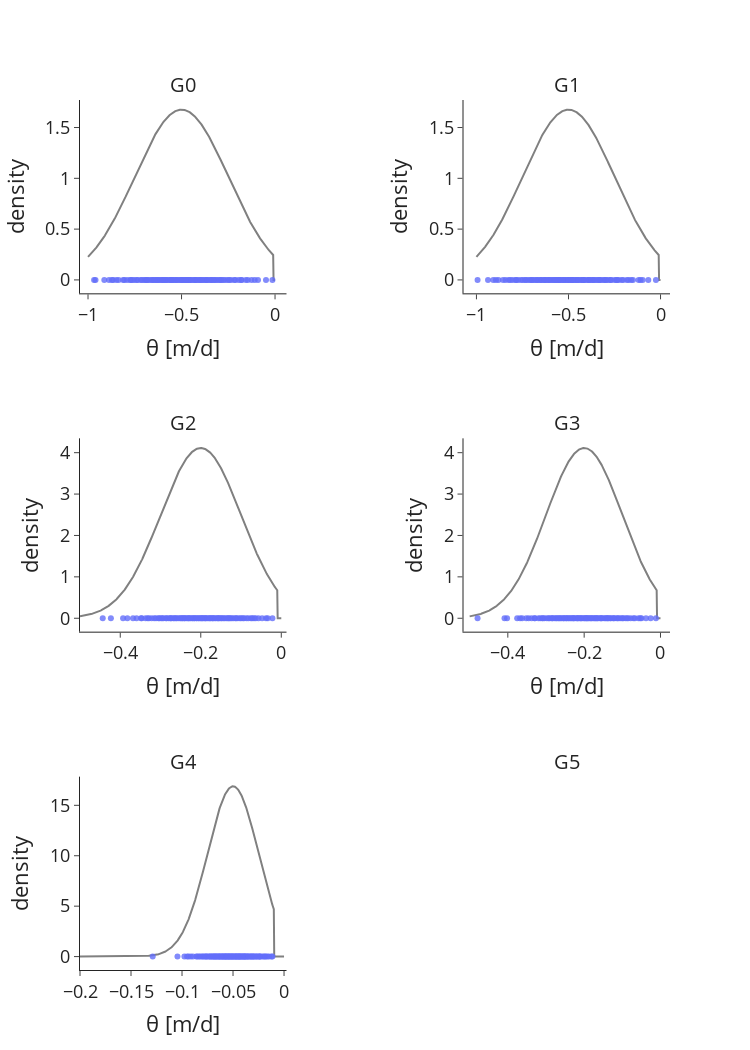

The cell this chart's notebook holds for it:
### Markdown cell above
Call `generate_samples` function, which takes the following inputs:
- `sampling_method` (default = latin hypercube sampling)
- `dist_type` (default = truncated normal)
- `rel_uncertainty` (default = 50% of parameter mean)

### Code cell
n_samples_idx = 3
n_samples = [10, 25, 50, 100, 200]

X = generate_samples(param_mean, param_bounds, param_group, n_samples[n_samples_idx], sampling_method='lhs', dist_type='truncated normal', rel_uncertainty=0.5, plot=True)

### Figure 1 — Plotly figure (JSON) as saved in the notebook; plotly's stock layout.template omitted (floating-point values rounded to 4 significant figures; data arrays with more than 128 entries replaced by an {"elided": "..."} marker saying what was removed)
{"data": [{"line": {"color": "grey", "dash": "solid"}, "mode": "lines", "name": "G0 pdf", "type": "scatter", "x": {"elided": "500 float values"}, "xaxis": "x", "y": {"elided": "500 float values"}, "yaxis": "y"}, {"marker": {"color": "#636EFA", "opacity": 0.8, "size": 6}, "mode": "markers", "name": "G0 samples", "type": "scatter", "x": [-0.6731, -0.4526, -0.4218, -0.8655, -0.4568, -0.5425, -0.04837, -0.9601, -0.3778, -0.8481, -0.5792, -0.3647, -0.6498, -0.3424, -0.2118, -0.37, -0.4013, -0.4682, -0.3871, -0.2655, -0.6627, -0.7707, -0.913, -0.836, -0.5906, -0.5139, -0.4833, -0.4031, -0.6343, -0.09115, -0.3911, -0.4948, -0.3619, -0.7515, -0.5343, -0.5547, -0.9677, -0.5983, -0.291, -0.7, -0.572, -0.1086, -0.4921, -0.3168, -0.6172, -0.8054, -0.7174, -0.2352, -0.3082, -0.5847, -0.6234, -0.8879, -0.8125, -0.4364, -0.7395, -0.1255, -0.7911, -0.4753, -0.1457, -0.7335, -0.5071, -0.4621, -0.7624, -0.2985, -0.253, -0.3394, -0.2756, -0.5284, -0.4125, -0.2181, -0.3503, -0.5469, -0.245, -0.01401, -0.4244, -0.5014, -0.3234, -0.1562, -0.524, -0.6558, -0.1818, -0.6313, -0.4294, -0.2855, -0.6084, -0.6948, -0.775, -0.5574, -0.1947, -0.4449, -0.8722, -0.4778, -0.6432, -0.7124, -0.6862, -0.6022, -0.5618, -0.3303, -0.6821, -0.1777], "xaxis": "x", "y": [0, 0, 0, 0, 0, 0, 0, 0, 0, 0, 0, 0, 0, 0, 0, 0, 0, 0, 0, 0, 0, 0, 0, 0, 0, 0, 0, 0, 0, 0, 0, 0, 0, 0, 0, 0, 0, 0, 0, 0, 0, 0, 0, 0, 0, 0, 0, 0, 0, 0, 0, 0, 0, 0, 0, 0, 0, 0, 0, 0, 0, 0, 0, 0, 0, 0, 0, 0, 0, 0, 0, 0, 0, 0, 0, 0, 0, 0, 0, 0, 0, 0, 0, 0, 0, 0, 0, 0, 0, 0, 0, 0, 0, 0, 0, 0, 0, 0, 0, 0], "yaxis": "y"}, {"line": {"color": "grey", "dash": "solid"}, "mode": "lines", "name": "G1 pdf", "type": "scatter", "x": {"elided": "500 float values"}, "xaxis": "x2", "y": {"elided": "500 float values"}, "yaxis": "y2"}, {"marker": {"color": "#636EFA", "opacity": 0.8, "size": 6}, "mode": "markers", "name": "G1 samples", "type": "scatter", "x": [-0.6976, -0.5986, -0.516, -0.5837, -0.5415, -0.1733, -0.2942, -0.02507, -0.5238, -0.3671, -0.7094, -0.464, -0.508, -0.3288, -0.6029, -0.6666, -0.361, -0.7365, -0.438, -0.7838, -0.7878, -0.5877, -0.7199, -0.7008, -0.3811, -0.212, -0.4911, -0.2024, -0.4702, -0.7581, -0.894, -0.4523, -0.5252, -0.3882, -0.9088, -0.6698, -0.3705, -0.2396, -0.8038, -0.1496, -0.3123, -0.6501, -0.4837, -0.5566, -0.6146, -0.3356, -0.1087, -0.09691, -0.6541, -0.8801, -0.5734, -0.4819, -0.4197, -0.3905, -0.6872, -0.5017, -0.5638, -0.4545, -0.6329, -0.3512, -0.7309, -0.9938, -0.7731, -0.4292, -0.6248, -0.2503, -0.3971, -0.1829, -0.3442, -0.2713, -0.6795, -0.5344, -0.4992, -0.1595, -0.3063, -0.4092, -0.06646, -0.5465, -0.6091, -0.5538, -0.3266, -0.7489, -0.937, -0.8421, -0.1192, -0.8556, -0.4757, -0.573, -0.4223, -0.6442, -0.8157, -0.2277, -0.445, -0.629, -0.2971, -0.2362, -0.8252, -0.2677, -0.2812, -0.4155], "xaxis": "x2", "y": [0, 0, 0, 0, 0, 0, 0, 0, 0, 0, 0, 0, 0, 0, 0, 0, 0, 0, 0, 0, 0, 0, 0, 0, 0, 0, 0, 0, 0, 0, 0, 0, 0, 0, 0, 0, 0, 0, 0, 0, 0, 0, 0, 0, 0, 0, 0, 0, 0, 0, 0, 0, 0, 0, 0, 0, 0, 0, 0, 0, 0, 0, 0, 0, 0, 0, 0, 0, 0, 0, 0, 0, 0, 0, 0, 0, 0, 0, 0, 0, 0, 0, 0, 0, 0, 0, 0, 0, 0, 0, 0, 0, 0, 0, 0, 0, 0, 0, 0, 0], "yaxis": "y2"}, {"line": {"color": "grey", "dash": "solid"}, "mode": "lines", "name": "G2 pdf", "type": "scatter", "x": {"elided": "500 float values"}, "xaxis": "x3", "y": {"elided": "500 float values"}, "yaxis": "y3"}, {"marker": {"color": "#636EFA", "opacity": 0.8, "size": 6}, "mode": "markers", "name": "G2 samples", "type": "scatter", "x": [-0.3373, -0.07537, -0.2162, -0.1954, -0.201, -0.09983, -0.172, -0.2414, -0.09531, -0.3483, -0.2465, -0.08183, -0.1894, -0.1226, -0.2659, -0.1027, -0.1258, -0.2215, -0.2603, -0.2379, -0.2305, -0.1185, -0.1703, -0.108, -0.4233, -0.1925, -0.1288, -0.2061, -0.03794, -0.225, -0.3824, -0.2345, -0.1491, -0.1119, -0.1335, -0.1883, -0.1588, -0.06798, -0.05681, -0.3286, -0.2156, -0.1437, -0.03363, -0.4436, -0.1474, -0.2983, -0.2453, -0.2408, -0.262, -0.2196, -0.1825, -0.1626, -0.3595, -0.3112, -0.2852, -0.322, -0.256, -0.1859, -0.2864, -0.1652, -0.177, -0.1525, -0.1311, -0.2313, -0.2114, -0.2956, -0.2497, -0.02201, -0.2674, -0.3466, -0.141, -0.1136, -0.09255, -0.3155, -0.1756, -0.2045, -0.2801, -0.2101, -0.08635, -0.1964, -0.2725, -0.1368, -0.04761, -0.2746, -0.07228, -0.3028, -0.1556, -0.3684, -0.2926, -0.3321, -0.06359, -0.157, -0.2277, -0.3051, -0.1687, -0.393, -0.2761, -0.1988, -0.252, -0.1793], "xaxis": "x3", "y": [0, 0, 0, 0, 0, 0, 0, 0, 0, 0, 0, 0, 0, 0, 0, 0, 0, 0, 0, 0, 0, 0, 0, 0, 0, 0, 0, 0, 0, 0, 0, 0, 0, 0, 0, 0, 0, 0, 0, 0, 0, 0, 0, 0, 0, 0, 0, 0, 0, 0, 0, 0, 0, 0, 0, 0, 0, 0, 0, 0, 0, 0, 0, 0, 0, 0, 0, 0, 0, 0, 0, 0, 0, 0, 0, 0, 0, 0, 0, 0, 0, 0, 0, 0, 0, 0, 0, 0, 0, 0, 0, 0, 0, 0, 0, 0, 0, 0, 0, 0], "yaxis": "y3"}, {"line": {"color": "grey", "dash": "solid"}, "mode": "lines", "name": "G3 pdf", "type": "scatter", "x": {"elided": "500 float values"}, "xaxis": "x4", "y": {"elided": "500 float values"}, "yaxis": "y4"}, {"marker": {"color": "#636EFA", "opacity": 0.8, "size": 6}, "mode": "markers", "name": "G3 samples", "type": "scatter", "x": [-0.1384, -0.1854, -0.3621, -0.2112, -0.1963, -0.3099, -0.247, -0.06702, -0.3517, -0.2075, -0.1888, -0.2736, -0.2653, -0.1391, -0.291, -0.2933, -0.1812, -0.2283, -0.2423, -0.304, -0.1198, -0.2278, -0.17, -0.1721, -0.148, -0.3148, -0.2859, -0.3376, -0.2052, -0.1904, -0.0577, -0.2165, -0.1749, -0.1991, -0.2461, -0.4792, -0.05311, -0.3678, -0.4087, -0.1587, -0.156, -0.1526, -0.07818, -0.2094, -0.1123, -0.2209, -0.0978, -0.277, -0.08468, -0.2979, -0.13, -0.2011, -0.2539, -0.2713, -0.3755, -0.1139, -0.1942, -0.2252, -0.2402, -0.2342, -0.09974, -0.02592, -0.1086, -0.0498, -0.1238, -0.2547, -0.2597, -0.2182, -0.1449, -0.193, -0.2819, -0.2314, -0.08775, -0.3301, -0.2832, -0.1422, -0.2619, -0.1778, -0.1312, -0.3197, -0.1675, -0.104, -0.1633, -0.07096, -0.308, -0.1656, -0.1232, -0.2674, -0.03806, -0.1822, -0.3288, -0.1356, -0.2154, -0.1553, -0.01197, -0.3455, -0.09208, -0.251, -0.402, -0.237], "xaxis": "x4", "y": [0, 0, 0, 0, 0, 0, 0, 0, 0, 0, 0, 0, 0, 0, 0, 0, 0, 0, 0, 0, 0, 0, 0, 0, 0, 0, 0, 0, 0, 0, 0, 0, 0, 0, 0, 0, 0, 0, 0, 0, 0, 0, 0, 0, 0, 0, 0, 0, 0, 0, 0, 0, 0, 0, 0, 0, 0, 0, 0, 0, 0, 0, 0, 0, 0, 0, 0, 0, 0, 0, 0, 0, 0, 0, 0, 0, 0, 0, 0, 0, 0, 0, 0, 0, 0, 0, 0, 0, 0, 0, 0, 0, 0, 0, 0, 0, 0, 0, 0, 0], "yaxis": "y4"}, {"line": {"color": "grey", "dash": "solid"}, "mode": "lines", "name": "G4 pdf", "type": "scatter", "x": {"elided": "500 float values"}, "xaxis": "x5", "y": {"elided": "500 float values"}, "yaxis": "y5"}, {"marker": {"color": "#636EFA", "opacity": 0.8, "size": 6}, "mode": "markers", "name": "G4 samples", "type": "scatter", "x": [-0.06885, -0.02376, -0.07412, -0.05919, -0.04325, -0.05194, -0.06323, -0.06635, -0.08928, -0.02781, -0.08039, -0.05437, -0.03759, -0.06011, -0.08503, -0.1045, -0.01973, -0.05679, -0.02981, -0.02293, -0.04846, -0.03032, -0.0476, -0.03595, -0.02405, -0.03822, -0.05798, -0.09767, -0.04426, -0.05153, -0.06808, -0.03661, -0.04698, -0.04033, -0.02705, -0.04238, -0.03348, -0.06048, -0.06387, -0.01224, -0.05851, -0.04609, -0.06098, -0.0314, -0.1287, -0.06445, -0.02637, -0.05745, -0.06269, -0.0548, -0.09147, -0.06196, -0.05061, -0.02118, -0.0453, -0.09508, -0.09367, -0.01139, -0.0759, -0.06982, -0.02502, -0.04666, -0.08234, -0.07965, -0.01867, -0.05636, -0.01774, -0.04184, -0.05046, -0.07575, -0.03868, -0.04882, -0.05319, -0.03202, -0.0162, -0.054, -0.086, -0.07149, -0.06773, -0.04367, -0.04019, -0.04969, -0.02925, -0.05587, -0.03893, -0.03535, -0.03283, -0.04101, -0.07812, -0.01457, -0.04457, -0.07726, -0.03472, -0.08331, -0.06556, -0.06654, -0.05288, -0.0723, -0.07038, -0.07294], "xaxis": "x5", "y": [0, 0, 0, 0, 0, 0, 0, 0, 0, 0, 0, 0, 0, 0, 0, 0, 0, 0, 0, 0, 0, 0, 0, 0, 0, 0, 0, 0, 0, 0, 0, 0, 0, 0, 0, 0, 0, 0, 0, 0, 0, 0, 0, 0, 0, 0, 0, 0, 0, 0, 0, 0, 0, 0, 0, 0, 0, 0, 0, 0, 0, 0, 0, 0, 0, 0, 0, 0, 0, 0, 0, 0, 0, 0, 0, 0, 0, 0, 0, 0, 0, 0, 0, 0, 0, 0, 0, 0, 0, 0, 0, 0, 0, 0, 0, 0, 0, 0, 0, 0], "yaxis": "y5"}], "layout": {"annotations": [{"font": {"size": 20}, "showarrow": false, "text": "G0", "x": 0.175, "xanchor": "center", "xref": "paper", "y": 1, "yanchor": "bottom", "yref": "paper"}, {"font": {"size": 20}, "showarrow": false, "text": "G1", "x": 0.825, "xanchor": "center", "xref": "paper", "y": 1, "yanchor": "bottom", "yref": "paper"}, {"font": {"size": 20}, "showarrow": false, "text": "G2", "x": 0.175, "xanchor": "center", "xref": "paper", "y": 0.6111, "yanchor": "bottom", "yref": "paper"}, {"font": {"size": 20}, "showarrow": false, "text": "G3", "x": 0.825, "xanchor": "center", "xref": "paper", "y": 0.6111, "yanchor": "bottom", "yref": "paper"}, {"font": {"size": 20}, "showarrow": false, "text": "G4", "x": 0.175, "xanchor": "center", "xref": "paper", "y": 0.2222, "yanchor": "bottom", "yref": "paper"}, {"font": {"size": 20}, "showarrow": false, "text": "G5", "x": 0.825, "xanchor": "center", "xref": "paper", "y": 0.2222, "yanchor": "bottom", "yref": "paper"}], "font": {"size": 18}, "height": 1050, "showlegend": false, "title": {"font": {"size": 18}}, "width": 750, "xaxis": {"anchor": "y", "domain": [0, 0.35], "title": {"text": "θ [m/d]"}}, "xaxis2": {"anchor": "y2", "domain": [0.65, 1.0], "title": {"text": "θ [m/d]"}}, "xaxis3": {"anchor": "y3", "domain": [0, 0.35], "title": {"text": "θ [m/d]"}}, "xaxis4": {"anchor": "y4", "domain": [0.65, 1.0], "title": {"text": "θ [m/d]"}}, "xaxis5": {"anchor": "y5", "domain": [0, 0.35], "title": {"text": "θ [m/d]"}}, "xaxis6": {"anchor": "y6", "domain": [0.65, 1.0]}, "yaxis": {"anchor": "x", "domain": [0.7778, 1], "title": {"text": "density"}}, "yaxis2": {"anchor": "x2", "domain": [0.7778, 1], "title": {"text": "density"}}, "yaxis3": {"anchor": "x3", "domain": [0.3889, 0.6111], "title": {"text": "density"}}, "yaxis4": {"anchor": "x4", "domain": [0.3889, 0.6111], "title": {"text": "density"}}, "yaxis5": {"anchor": "x5", "domain": [0, 0.2222], "title": {"text": "density"}}, "yaxis6": {"anchor": "x6", "domain": [0, 0.2222]}}}
